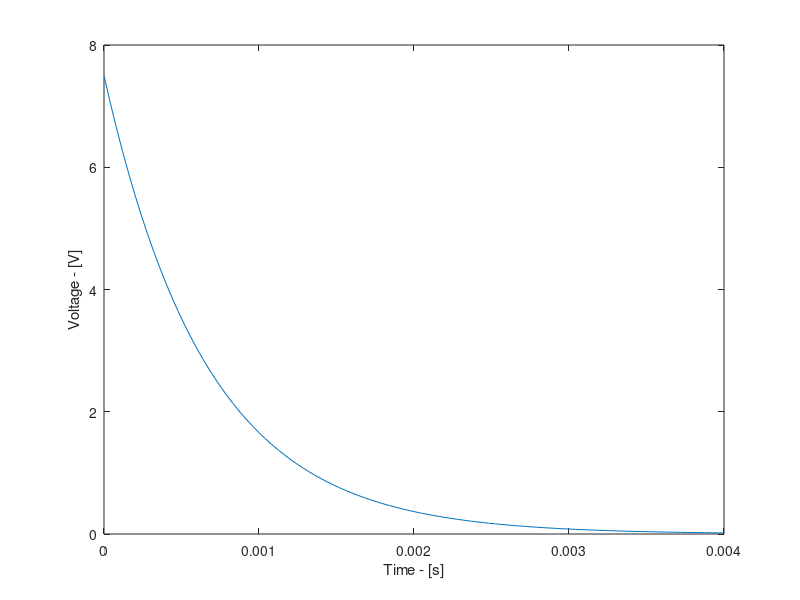
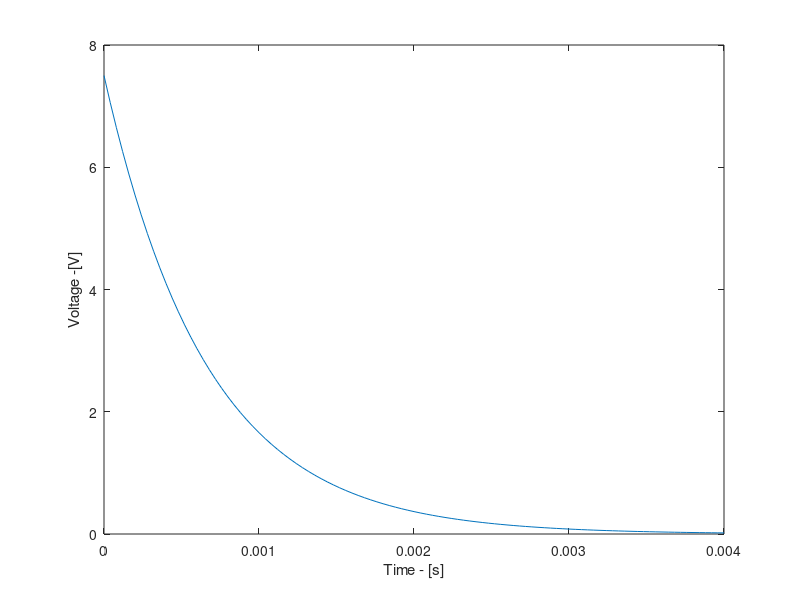
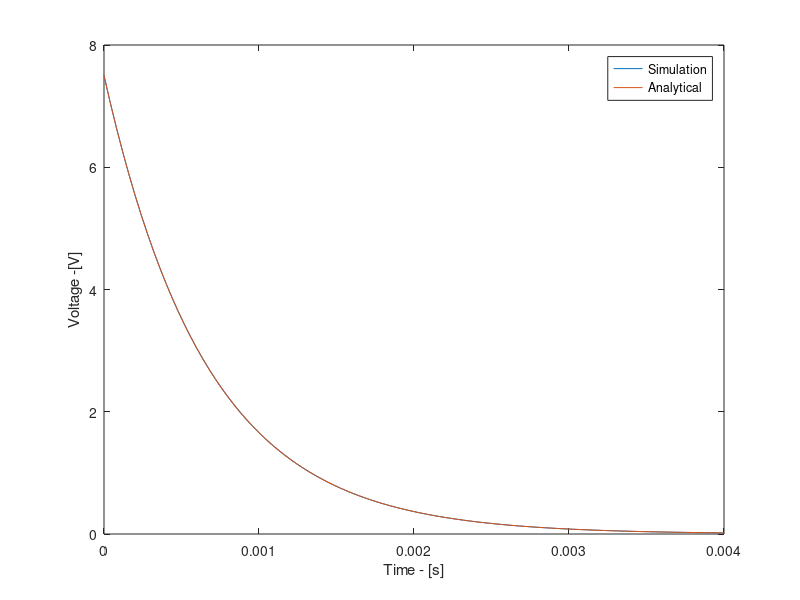

The MATLAB script that drew these images, in order: (Note: this script raises an error after producing the figures.)
clear all
clc
clf

%% Problem 2

A = 7.5;    R = 8;  L = 5.3e-3;

num = [L,0];
den = [L, R];
T = tf(num,den);
[vo_sim, t1] = step(T);

vo = A * exp(-R/L .* t1);

figure(1)
title('Simulation')
plot(t1,A*vo_sim)
xlabel('Time - [s]')
ylabel('Voltage - [V]')

figure(2)
title('Analytic Solution')
plot(t1,vo)
xlabel('Time - [s]')
ylabel('Voltage -[V]')

figure(3)
title('Comparison')
plot(t1,A*vo_sim,t1,vo)
xlabel('Time - [s]')
ylabel('Voltage -[V]')
legend('Simulation','Analytical')

%% Problem 3
global R;
global L;
global C1;
global C2;
global A;

R = 4; L = 6e-3; C1 = 6.5e-4; C2 = 6.5e-4; A = 3;

[t2,states] = ode45(@deriv,[0,0.1],[0,0]);

wn = sqrt(((1 + C1/C2))/(L*C2));
z = (R/L)/(2*wn);
sz = sqrt(1-z^2);
phi = atan(sz/z);
ex = -z.*wn.*t2;

C1 = A/(1 + C1/C2);

vl = C1.*(1-(exp(ex).*sin(wn.*sz.*t2+phi))/sz) ;

figure(4)
plot(t2,states(:,1))
title('Simulation')
xlabel('Time - [s]')
ylabel('Voltage - [V]')

figure(5)
plot(t2,vl)
title('Analytical')
xlabel('Time - [s]')
ylabel('Voltage - [V]')

figure(6)
plot(t2,states(:,1),t2,vl)
title('Comparison')
xlabel('Time - [s]')
ylabel('Voltage - [V]')
legend('Simulation','Analytical')

function XDOT = deriv(t,X)
    % System Parameters
    global R;
    global L;
    global C1;
    global C2;
    global A;

    % Rename states
    vo = X(1); vod = X(2);

    % Initiate forcing function
    vs = A;
    % write the non-trivial equations using nice names
    vodd = (vs -R*C2*vod - (1 + C1/C2)*vo )/(L*C2);

    XDOT = [ vod; vodd] ;  %return the derivative values
end